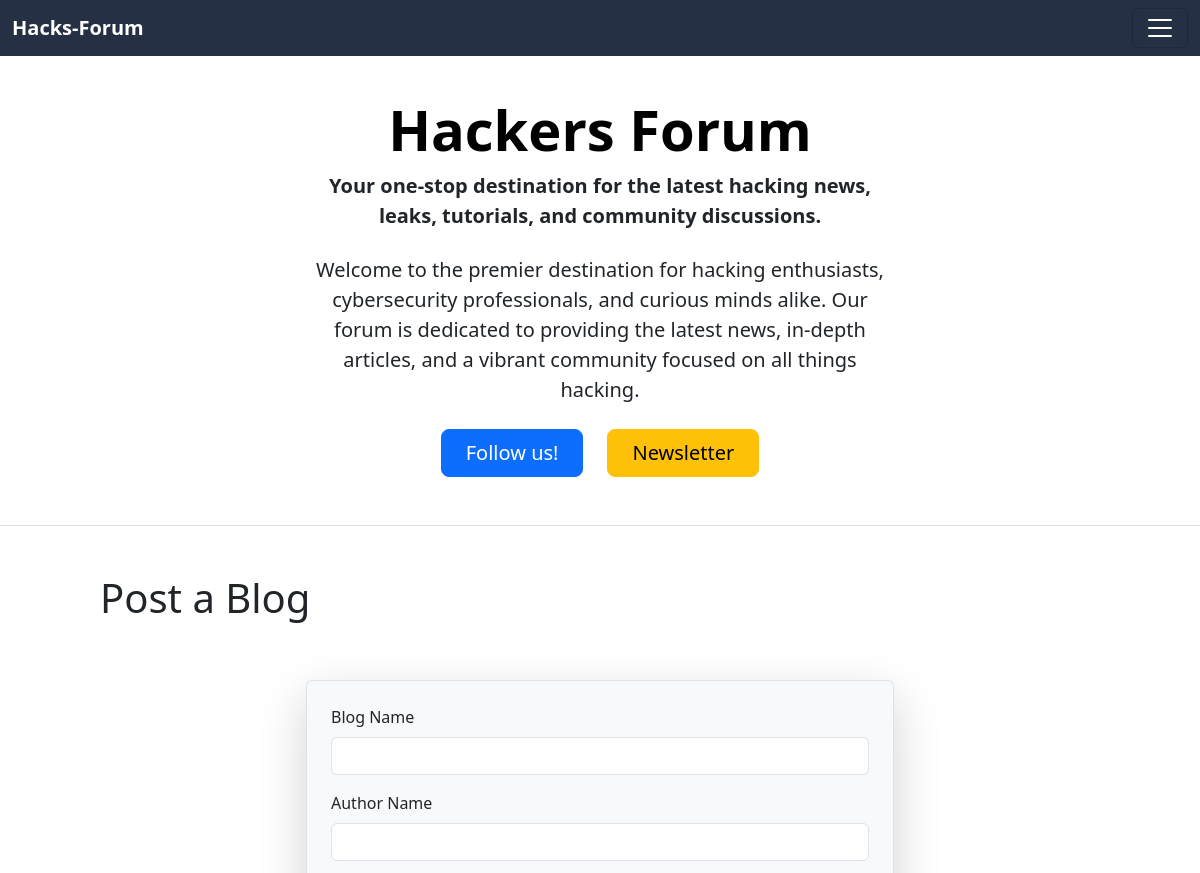
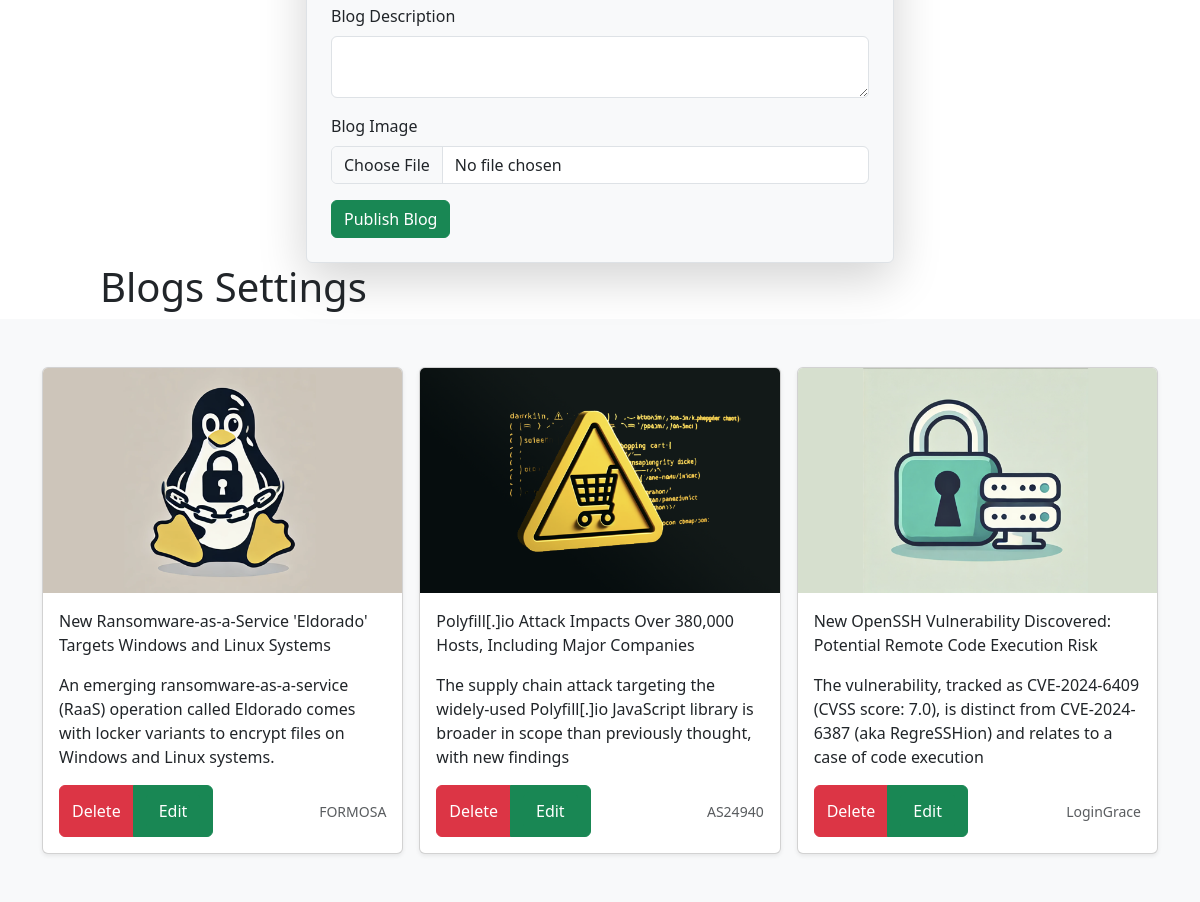
/publish/ (signed in), run on the app's committed database (2 pictures, top to bottom).
### blogs/models.py (models this page shows)
class Blog(models.Model):
    User = models.ForeignKey(User, on_delete=models.SET_NULL, null=True, blank=True)
    blog_name = models.CharField(max_length=100)
    blog_image = models.ImageField(upload_to="blogimg")
    blog_description = models.TextField()
    author = models.CharField(max_length=50)

### blogs/views.py (the view, shortened to what this page needs)
# urls.py: path('publish/', publish,name ='publish'),
@login_required(login_url="/login")
def publish(request):
    queryset = Blog.objects.all()
    context = {
        'home': queryset
    }
    return render(request, "publish.html",context)

### blogs/templates/publish.html (shortened to what this page needs)
{% load static %}
<!DOCTYPE html>
<html lang="en">
<head>
     <link href="https://cdn.jsdelivr.net/npm/bootstrap@5.3.3/dist/css/bootstrap.min.css" rel="stylesheet">
</head>
<body>
  <nav class="navbar fixed-top "  style="background-color: #253044;">
  <div class="container-fluid">
    <a class="navbar-brand" href="{% url 'home' %}"  style="color:white;"><strong>Hacks-Forum</strong></a>
    <button class="navbar-toggler" type="button" data-bs-toggle="offcanvas" data-bs-target="#offcanvasNavbar" aria-controls="offcanvasNavbar" aria-label="Toggle navigation">
      <span class="navbar-toggler-icon"></span>
    </button>
  </div>
</nav>
  <div class="px-4 pt-5 my-5 text-center border-bottom">
    <h1 class="display-4 fw-bold text-body-emphasis">Hackers Forum</h1>
    <div class="col-lg-6 mx-auto">
      <p class="lead mb-4" style="font-weight: 900;">Your one-stop destination for the latest hacking news, leaks, tutorials, and community discussions.</p>
        <p class="lead mb-4">Welcome to the premier destination for hacking enthusiasts, cybersecurity professionals, and curious minds alike. Our forum is
            dedicated to providing the latest news, in-depth articles, and a vibrant community focused on all things hacking.</p>
      <div class="d-grid gap-2 d-sm-flex justify-content-sm-center mb-5">
        <button type="button" class="btn btn-primary btn-lg px-4 me-sm-3">Follow us!</button>
        <button type="button" class="btn btn-warning btn-lg px-4">Newsletter</button>
      </div>
    </div>
  </div>
<h1 style="padding-left: 100px;">Post a Blog</h1>
<div class="row mt-5" style="padding-top: 10px;">
        <div class="col-lg-6 mx-auto">
            <form class="p-4 shadow-lg border rounded bg-light" method = "post" enctype="multipart/form-data">
                <div class="mb-3">
                    <label for="BlogName" class="form-label fs-6">Blog Name</label>
                    <input name="blog_name" required type="text" class="form-control"  aria-describedby="nameHelp">
                </div>
                <div class="mb-3">
                    <label for="authorName" class="form-label fs-6">Author Name</label>
                    <input name="author" required type="text" class="form-control"  aria-describedby="nameHelp">
                </div>
                <div class="mb-3">
                    <label for="blogDescription"  class="form-label fs-6">Blog Description</label>
                    <textarea  name="blog_description" class="form-control" required></textarea>
                </div>
                <div class="mb-3">
                    <label for="blogImage" class="form-label fs-6">Blog Image</label>
                    <input name="blog_image" type="file" class="form-control" id="Image">
                </div>
                <button type="submit" class="btn btn-success">Publish Blog</button>
            </form>
        </div>
</div>
  <h1 style="padding-left: 100px;">Blogs Settings</h1>
<div class="album py-5 bg-body-tertiary">
    <div class="container">
        <div class="row row-cols-1 row-cols-sm-2 row-cols-md-3 g-3">
            {% for Blog in home %}
            <div class="col">
                <div class="card shadow-sm">
                    <img src="/media/{{Blog.blog_image}}" class="bd-placeholder-img card-img-top" width="100%" height="225" style="object-fit: cover;" alt="Thumbnail">
                    <div class="card-body">
                        <p class="card-text">{{Blog.blog_name}}</p>
                        <p class="card-text">{{Blog.blog_description}}</p>
                        <div class="d-flex justify-content-between align-items-center">
                            <div class="btn-group">
                                <button type="button" class="btn btn-danger">Delete</button>
                                <button type="button" class="btn btn-success"><a href="/update_blog/{{Blog.id}}/" class="btn btn-success">Edit</a></button>
                            </div>
                            <small class="text-body-secondary">{{Blog.author}}</small>
                        </div>
                    </div>
                </div>
            </div>
            {% endfor %}
        </div>
    </div>
</div>
</body>
</html>

### data on the page
Blog: blog_image (picture), blog_name "New Ransomware-as-a-Service 'Eldorado' Targets Windows and Linux Systems", blog_description "An emerging ransomware-as-a-service (RaaS) operation called Eldorado comes with locker variants to encrypt files on Windows and Linux systems.", author "FORMOSA"
Blog: blog_image (picture), blog_name "Polyfill[.]io Attack Impacts Over 380,000 Hosts, Including Major Companies", blog_description "The supply chain attack targeting the widely-used Polyfill[.]io JavaScript library is broader in scope than previously thought, with new findings", author "AS24940"
Blog: blog_image (picture), blog_name "New OpenSSH Vulnerability Discovered: Potential Remote Code Execution Risk", blog_description "The vulnerability, tracked as CVE-2024-6409 (CVSS score: 7.0), is distinct from CVE-2024-6387 (aka RegreSSHion) and relates to a case of code execution", author "LoginGrace"
